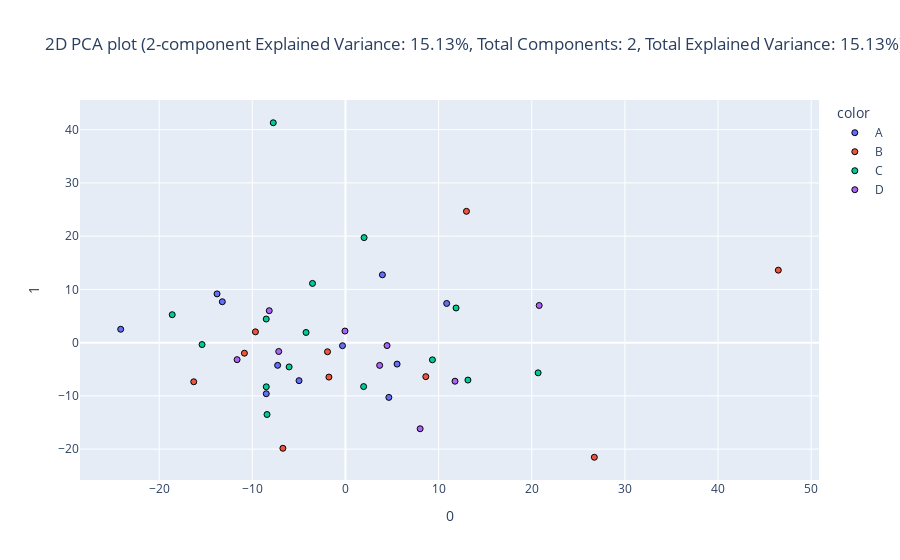

Here is the notebook cell this chart was saved with:
### Code cell
encoded_train_df, pca2d_train_df, encoded_test_df, pca2d_test_df = eda.dimensionality_reduction(train_df, test_df, id_features, categorical_features, continuous_features, target="Dukes Stage", method="pca", plot_type="2d", components=2)

### Figure 1 — Plotly figure (JSON) as saved in the notebook; plotly's stock layout.template omitted (floating-point values rounded to 4 significant figures)
{"data": [{"hovertemplate": "color=A<br>0=%{x}<br>1=%{y}<extra></extra>", "legendgroup": "A", "marker": {"color": "#636efa", "line": {"color": "Black", "width": 1}, "opacity": 1, "symbol": "circle"}, "mode": "markers", "name": "A", "orientation": "v", "showlegend": true, "type": "scatter", "x": [3.967, -4.985, -13.22, 4.656, 10.86, -24.13, -8.504, -13.79, -7.283, 5.541, -0.3179], "xaxis": "x", "y": [12.73, -7.139, 7.679, -10.28, 7.36, 2.514, -9.592, 9.156, -4.261, -4.029, -0.573], "yaxis": "y"}, {"hovertemplate": "color=B<br>0=%{x}<br>1=%{y}<extra></extra>", "legendgroup": "B", "marker": {"color": "#EF553B", "line": {"color": "Black", "width": 1}, "opacity": 1, "symbol": "circle"}, "mode": "markers", "name": "B", "orientation": "v", "showlegend": true, "type": "scatter", "x": [-9.667, 12.99, -1.779, -6.72, -10.85, 26.72, 46.47, -16.29, 8.623, -1.93], "xaxis": "x", "y": [2.027, 24.66, -6.468, -19.84, -1.983, -21.52, 13.61, -7.351, -6.386, -1.711], "yaxis": "y"}, {"hovertemplate": "color=C<br>0=%{x}<br>1=%{y}<extra></extra>", "legendgroup": "C", "marker": {"color": "#00cc96", "line": {"color": "Black", "width": 1}, "opacity": 1, "symbol": "circle"}, "mode": "markers", "name": "C", "orientation": "v", "showlegend": true, "type": "scatter", "x": [-15.4, 2.0, -8.422, 11.87, 20.68, 9.336, 1.948, -7.753, -8.507, -4.232, -6.051, -18.6, -8.504, 13.15, -3.539], "xaxis": "x", "y": [-0.3594, 19.72, -13.5, 6.507, -5.672, -3.231, -8.253, 41.29, 4.432, 1.909, -4.558, 5.243, -8.293, -7.026, 11.12], "yaxis": "y"}, {"hovertemplate": "color=D<br>0=%{x}<br>1=%{y}<extra></extra>", "legendgroup": "D", "marker": {"color": "#ab63fa", "line": {"color": "Black", "width": 1}, "opacity": 1, "symbol": "circle"}, "mode": "markers", "name": "D", "orientation": "v", "showlegend": true, "type": "scatter", "x": [11.76, 3.67, 20.8, 8.015, -8.184, 4.463, -11.64, -0.05531, -7.166], "xaxis": "x", "y": [-7.244, -4.271, 6.98, -16.17, 5.997, -0.5504, -3.194, 2.178, -1.662], "yaxis": "y"}], "layout": {"legend": {"title": {"text": "color"}, "tracegroupgap": 0}, "title": {"text": "2D PCA plot (2-component Explained Variance: 15.13%, Total Components: 2, Total Explained Variance: 15.13%)"}, "xaxis": {"anchor": "y", "domain": [0, 1], "title": {"text": "0"}}, "yaxis": {"anchor": "x", "domain": [0, 1], "title": {"text": "1"}}}}
